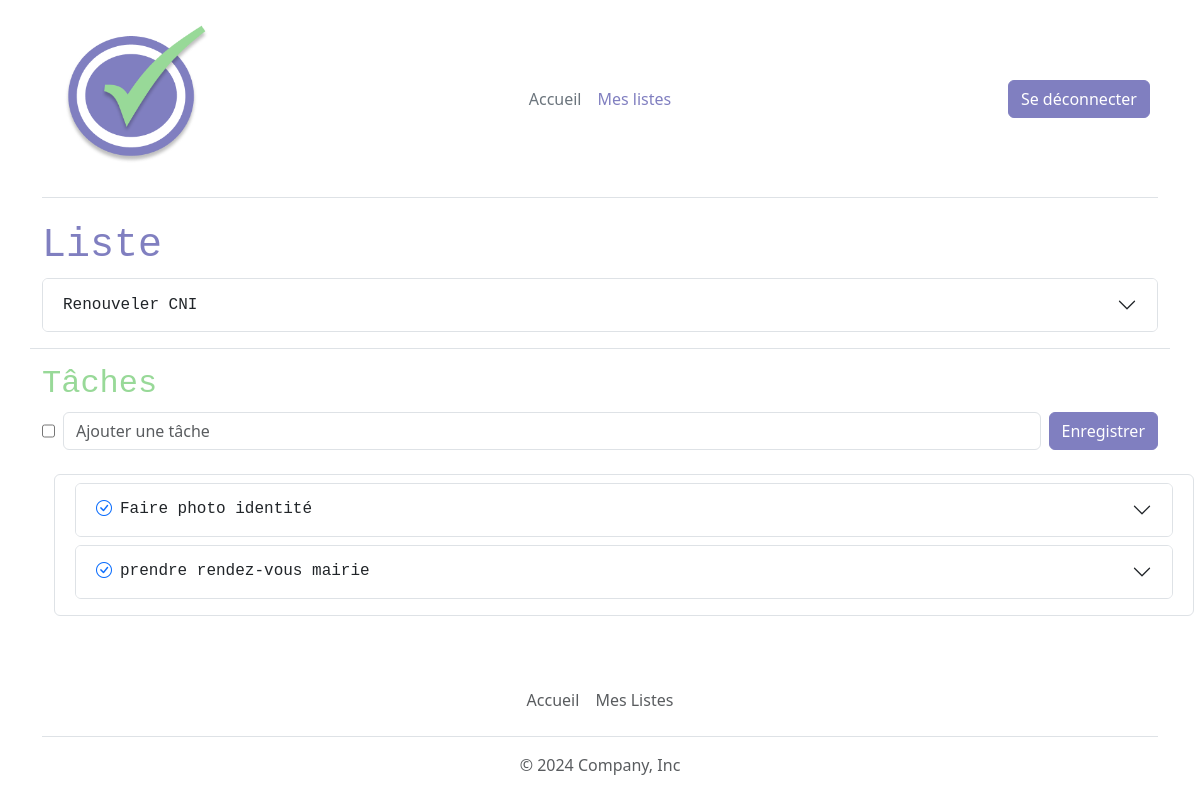
The page /ajout-modification-liste.php?idList=13 (signed in) on the database its author committed.
### tables this page shows
CREATE TABLE `list` (
  `idList` int(10) UNSIGNED NOT NULL,
  `titleList` varchar(255) NOT NULL,
  `idUser` int(10) UNSIGNED NOT NULL,
  `idCategory` int(10) UNSIGNED NOT NULL
);

CREATE TABLE `item` (
  `idItem` int(10) UNSIGNED NOT NULL,
  `titleItem` varchar(50) NOT NULL,
  `status` tinyint(1) NOT NULL,
  `idList` int(10) UNSIGNED NOT NULL
);

### lib/list.php (called while the page is built, shortened)
<?php
function getListById(PDO $pdo, int $idList):array|bool
{
    $query = $pdo->prepare("SELECT * FROM list WHERE idList = :idList");
    $query->bindValue(':idList', $idList, PDO::PARAM_INT);
    $query->execute();
    return $query->fetch(PDO::FETCH_ASSOC);
}
function getListItems(PDO $pdo, int $idList):array
{
    $query = $pdo->prepare("SELECT * FROM item WHERE idList= :idList");
    $query->bindValue(':idList', $idList, PDO::PARAM_INT);
    $query->execute();
    return $query->fetchAll(PDO::FETCH_ASSOC);
}

### ajout-modification-liste.php (the view, shortened to what this page needs)
<?php
require_once __DIR__."/templates/header.php";
require_once __DIR__."/lib/pdo.php";
require_once __DIR__."/lib/list.php";
$list = [
    'titleList' => '',
    'idCategory' => ''
];
$editMode = false;
if (isset($_GET['idList'])){
    $list = getListById($pdo, (int)$_GET['idList']);
    $editMode = true;
    $items = getListItems($pdo, (int)$_GET['idList']);
}
?>
<div class="container col-xxl-8">
    <h1> Liste </h1>
    <div class="accordion" id="accordionExample">
        <div class="accordion-item">
            <h2 class="accordion-header">
                <button class="accordion-button <?=($editMode) ? 'collapsed' : '' ?>" type="button" data-bs-toggle="collapse" data-bs-target="#collapseOne" aria-expanded="<?= ($editMode) ? 'false' : 'true' ?>" aria-controls="collapseOne">
                    <?=($editMode) ? $list['titleList'] : 'Ajouter une liste' ?>
                </button>
            </h2>
        </div>
    </div>
    <div class="row mt-3">
        <?php if (!$editMode) { ?>
            <div class="alert alert-warning">
                Après avoir enregistré, vous pourrez ajouter les tâches.
            </div>
        <?php } else { ?>
            <h2 class="border-top pt-3"> Tâches</h2>
            <form method="post" class="d-flex">
                <input type="checkbox" name="status" id="status">
                <input type="text" name="titleItem" id="titleItem" placeholder="Ajouter une tâche" class="form-control mx-2">
                <input type="submit" name="saveListItem" class="btn btn-primary" value="Enregistrer" >
            </form>
            <div class="row m-4 border rounded p-2 ">
                <?php foreach($items as $item) { ?>
                    <div class="accordion mb-2">
                        <div class="accordion-item" id="accordion-parent-<?$item['idItem']?>">
                            <h2 class="accordion-header">
                                <button class="accordion-button collapsed" type="button" data-bs-toggle="collapse" data-bs-target="#collapse-item-<?=$item['idItem']?>" aria-expanded="false" aria-controls="collapseOne">
                                <a class="me-2" href="?id=<?=$_GET['idList']?>&action=updateStatusListItem&idList=<?=$item['idItem'] ?>&status=<?=!$item['status'] ?>"><i class="bi bi-check-circle<?=($item['status'] ? '-fill' : '')?>"></i></a>
                                <?= $item['titleItem'] ?>
                                </button>
                            </h2>
                        </div>
                    </div>
                <?php } ?>
            </div>
        <?php } ?>
    </div>
</div>
<?php require_once __DIR__."/templates/footer.php";  ?>

### rows shown on the page
list: titleList "Renouveler CNI"
item: status 0 (drawn), titleItem "Faire photo identité"
item: status 0 (drawn), titleItem "prendre rendez-vous mairie"
